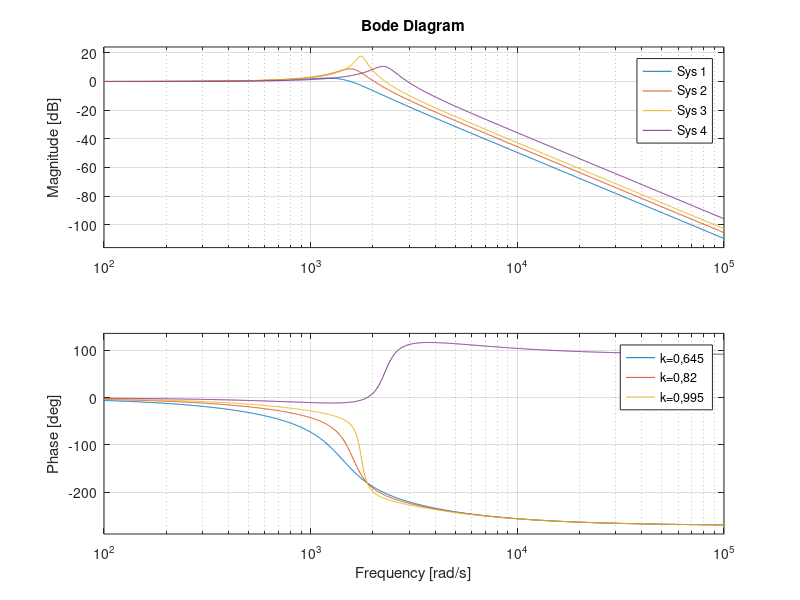
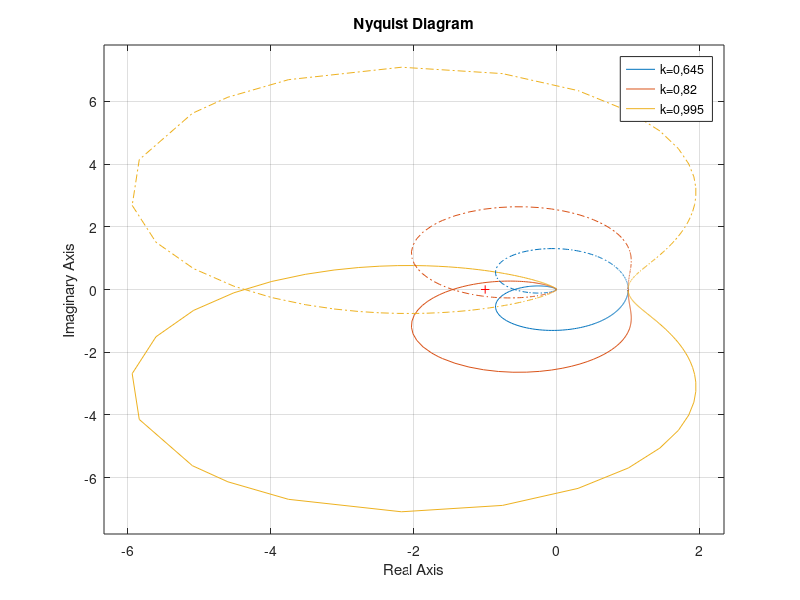

The MATLAB source for these figures, in order: (Note: this script raises an error after producing the figures.)
% --- Całkujący ---
Ti = 1.3e-3
sTi = tf([1],[Ti 0])

% ------------------------------ A ------------------------------
k1 = [0.35 0.7 1.05 2.62]*4;
k1 = 0.47 + k1 / 2;
r2 = tf([1.042],[2.838e-7 0.0007181 1]);
figure(1)
bode(feedback(r2*k1(1)*sTi,1), feedback(r2*k1(2)*sTi,1), feedback(r2*k1(3)*sTi,1), feedback(r2*k1(4)*sTi,1))
legend("k=0,645","k=0,82","k=0,995")

figure(2)
nyquist(feedback(r2*k1(1)*sTi,1), feedback(r2*k1(2)*sTi,1), feedback(r2*k1(3)*sTi,1))
grid on;
legend("k=0,645","k=0,82","k=0,995")

figure(3)
rlocus(feedback(r2*k1(1)*sTi,1), feedback(r2*k1(2)*sTi,1), feedback(r2*k1(3)*sTi,1), feedback(r2*k1(4)*sTi,1))
legend("kc=0.35","kc=0.7","kc=1.05", "k=kgr=1,78")

% Poniżej wpisz swoje dane
Vout1 = [0.966 1.06 0.934 0.447 0.224 0.024; 1.04 1.07 1.47 0.647 0.284 0.03; 1.04 1.11 2.36 0.97 0.334 0.0388];
phas1 = [-3.6 -57 -139.6 -190 -214 -246.6; -3.6 -27 -133 -196 -215.2 -242; -2.16 -19.8 -111.7 -194.4 -217.7 -246.6];
freq1 = [10 150 300 400 500 1000; 10 100 300 400 500 1000; 10 100 300 400 500 1000];
freq1 = 2*pi*freq1;

% W Fs ustaw zakres częstotliwości taki sam, jak w twoich pomiarach
Fs1 = 2*pi*((10:0.05:1000));

[mag11, phase11, wout11] = bode(feedback(r2*k1(1)*sTi, 1), Fs1);
[mag21, phase21, wout21] = bode(feedback(r2*k1(2)*sTi, 1), Fs1);
[mag31, phase31, wout31] = bode(feedback(r2*k1(3)*sTi, 1), Fs1);

figure(10)
tiledlayout(2,1);
nexttile;
semilogx(Fs1, mag2db(mag11(:)), Fs1, mag2db(mag21(:)), Fs1, mag2db(mag31(:)), freq1(1,:), mag2db(Vout1(1,:)), 'o', freq1(2,:), mag2db(Vout1(2,:)), 'o', freq1(3,:), mag2db(Vout1(3,:)), 'o');
grid on;
xlabel("Pulsacja [rad/s]")
ylabel("Amplituda [dB]")
legend("k=0,645","k=0,82","k=0,995","k=0,645","k=0,82","k=0,995")
title("Charakterystyki Bodego układu A")

nexttile;
semilogx(Fs1, phase11(:), Fs1, phase21(:), Fs1, phase31(:), freq1(1,:), phas1(1,:), 'o', freq1(2,:), phas1(2,:), 'o', freq1(3,:), phas1(3,:), 'o');
grid on;
xlabel("Pulsacja [rad/s]")
ylabel("Faza [°]")
%fontsize(15,"pixels")
legend("k=0,645","k=0,82","k=0,995","k=0,645","k=0,82","k=0,995")


% % ------------------------------ B ------------------------------
% k2 = [0.1 0.2 0.3];
% k2 = 0.47 + k2 / 2;
% nmin = tf([-0.001431 1],[0.0002309 1])
% figure(4)
% bode(feedback(nmin*k2(1)*sTi,1), feedback(nmin*k2(2)*sTi,1), feedback(nmin*k2(3)*sTi,1))
% 
% figure(5)
% nyquist(feedback(nmin*k2(1)*sTi,1), feedback(nmin*k2(2)*sTi,1), feedback(nmin*k2(3)*sTi,1))
% 
% figure(6)
% rlocus(feedback(nmin*k2(1)*sTi,1), feedback(nmin*k2(2)*sTi,1), feedback(nmin*k2(3)*sTi,1))
% 
% % Poniżej wpisz swoje dane
% Vout2 = [1.07 1.3 2.13 2.79 1.29 0.51; 1.06 1.27 1.92 2.09 1.09 0.452; 1.07 1.32 2.27 3.7 1.48 0.54];
% phas2 = [-3.6 -41.4 -86.2 -152 -217.8 -263.8; -5.4 -45 -96.48 -160.7 -212.2 -246.6; -5.4 -37.8 -76.32 -147.7 -220.4 -260.2];
% freq2 = [10 100 200 300 500 1000; 10 100 200 300 500 1000; 10 100 200 300 500 1000];
% freq2 = 2*pi*freq2;
% 
% % W Fs ustaw zakres częstotliwości taki sam, jak w twoich pomiarach
% Fs2 = 2*pi*((10:0.05:1000));
% 
% [mag12, phase12, wout12] = bode(feedback(nmin*k2(1)*sTi,1), Fs2);
% [mag22, phase22, wout22] = bode(feedback(nmin*k2(2)*sTi,1), Fs2);
% [mag32, phase32, wout32] = bode(feedback(nmin*k2(3)*sTi,1), Fs2);
% figure(11)
% tiledlayout(2,1);
% nexttile;
% semilogx(Fs2, mag2db(mag12(:)), Fs2, mag2db(mag22(:)), Fs2, mag2db(mag32(:)), freq2(1,:), mag2db(Vout2(1,:)), 'o', freq2(2,:), mag2db(Vout2(2,:)), 'o', freq2(3,:), mag2db(Vout2(3,:)), 'o');
% grid on;
% xlabel("Pulsacja [rad/s]")
% ylabel("Amplituda [dB]")
% legend()
% title("Charakterystyki Bodego układu B")
% 
% nexttile;
% semilogx(Fs2, phase12(:) - 360, Fs2, phase22(:) - 360, Fs2, phase32(:) - 360, freq2(1,:), phas2(1,:), 'o', freq2(2,:), phas2(2,:), 'o', freq2(3,:), phas2(3,:), 'o');
% grid on;
% xlabel("Pulsacja [rad/s]")
% ylabel("Faza [°]")
% %fontsize(15,"pixels")
% legend()
% 
% 
% % ------------------------------ D ------------------------------
% k3 = [0.8 1.4 2];
% k3 = 0.47 + k3 / 2;
% r1 = tf([1079],[1 733.3]);
% figure(7)
% bode(feedback(r1*k3(1),1), feedback(r1*k3(2),1), feedback(r1*k3(3),1))
% 
% figure(8)
% nyquist(r1*k3(1), r1*k3(2), r1*k3(3))
% 
% figure(9)
% rlocus(r1*k3(1), r1*k3(2), r1*k3(3))
% 
% Vout3 = [0.484 0.412 0.352 0.264 0.184 0.0756; 0.564 0.496 0.436 0.338 0.242 0.104; 0.62 0.556 0.508 0.408 0.294 0.130];
% phas3 = [-2.16 -32.4 -46.63 -59.4 -73.44 -87.84; -5.4 -27.36 -41.2 -52.2 -70.56 -87.84; -3.6 -24.48 -41.2 -52.2 -67.68 -87.84];
% freq3 = [10 200 300 500 800 2000; 10 200 300 500 800 2000; 10 200 300 500 800 2000];
% freq3 = 2*pi*freq3;
% % W Fs ustaw zakres częstotliwości taki sam, jak w twoich pomiarach
% Fs3 = 2*pi*((10:0.05:2000));
% 
% [mag13, phase13, wout13] = bode(feedback(r1*k3(1),1), Fs3);
% [mag23, phase23, wout23] = bode(feedback(r1*k3(2),1), Fs3);
% [mag33, phase33, wout33] = bode(feedback(r1*k3(3),1), Fs3);
% 
% figure(12)
% tiledlayout(2,1);
% nexttile;
% semilogx(Fs3, mag2db(mag13(:)), Fs3, mag2db(mag23(:)), Fs3, mag2db(mag33(:)), freq3(1,:), mag2db(Vout3(1,:)), 'o', freq3(2,:), mag2db(Vout3(2,:)), 'o', freq3(3,:), mag2db(Vout3(3,:)), 'o');
% grid on;
% xlabel("Pulsacja [rad/s]")
% ylabel("Amplituda [dB]")
% legend()
% title("Charakterystyki Bodego układu D")
% 
% nexttile;
% semilogx(Fs3, phase13(:), Fs3, phase23(:), Fs3, phase33(:), freq3(1,:), phas3(1,:), 'o', freq3(2,:), phas3(2,:), 'o', freq3(3,:), phas3(3,:), 'o');
% grid on;
% xlabel("Pulsacja [rad/s]")
% ylabel("Faza [°]")
% %fontsize(15,"pixels")
% legend()
